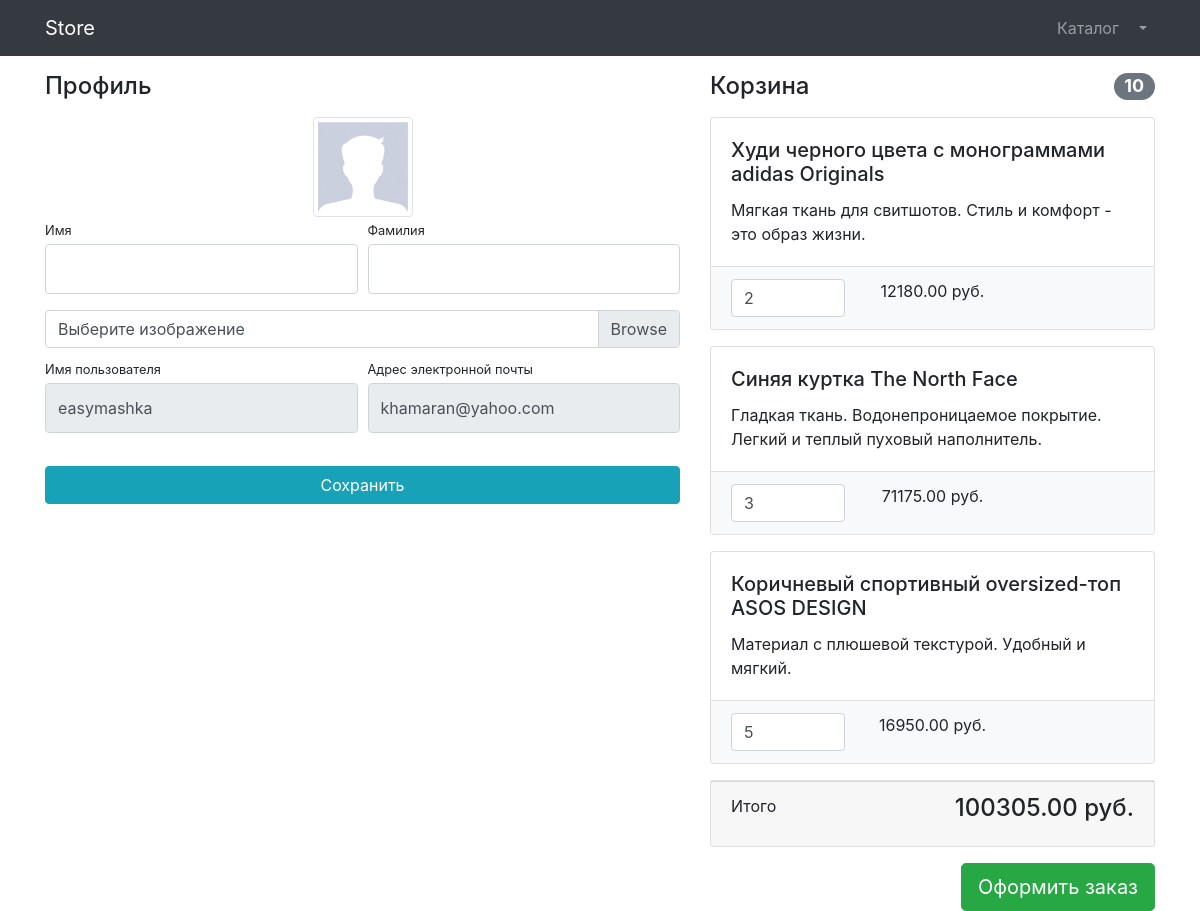
/users/profile/ (signed in), run on the app's committed database.
### users/models.py (models this page shows)
class User(AbstractUser):
    image = models.ImageField(upload_to='users_images', null=True, blank=True)

### products/models.py (models this page shows, shortened)
class Basket(models.Model):
    user = models.ForeignKey(to=User, on_delete=models.CASCADE)
    product = models.ForeignKey(to=Product, on_delete=models.CASCADE)
    quantity = models.PositiveSmallIntegerField(default=0)
    created_timestamp = models.DateTimeField(auto_now_add=True)
    objects = BasketQuerySet.as_manager()
    def sum(self):
        return self.product.price * self.quantity

class Product(models.Model):
    name = models.CharField(max_length=256, unique=True)
    description = models.TextField()
    price = models.DecimalField(max_digits=10, decimal_places=2)
    quantity = models.PositiveIntegerField(default=0)
    image = models.ImageField(upload_to='products_images')
    category = models.ForeignKey(ProductCategory, on_delete=models.CASCADE)
    class Meta:
        verbose_name = 'Product'
        verbose_name_plural = 'Products'

### users/views.py (the view)
# urls.py: path('profile/', profile, name='profile'),
@login_required
def profile(request):
    if request.method == 'POST':
        form = UserProfileFrom(instance=request.user, data=request.POST, files=request.FILES)
        if form.is_valid():
            form.save()
            messages.success(request, 'Изменения сохранены!')
            return HttpResponseRedirect(reverse('users:profile'))
        else:
            print(form.errors)
    else:
        form = UserProfileFrom(instance=request.user)
    context = {
        'title': 'Store - Профиль',
        'form': form,
        'baskets': Basket.objects.filter(user=request.user),
        }
    return render(request, 'users/profile.html', context)

### users/forms.py
class UserProfileFrom(UserChangeForm):
    first_name = forms.CharField(widget=forms.TextInput(attrs={
        'class': 'form-control py-4'}))
    last_name = forms.CharField(widget=forms.TextInput(attrs={
        'class': 'form-control py-4'}))
    username = forms.CharField(widget=forms.TextInput(attrs={
        'class': 'form-control py-4', 'readonly': True}))
    email = forms.CharField(widget=forms.EmailInput(attrs={
        'class': 'form-control py-4', 'readonly': True}))
    image = forms.ImageField(widget=forms.FileInput(attrs={
        'class': 'custom-file-input'}), required=False)
    class Meta:
        model = User
        fields = ('first_name', 'last_name', 'image', 'username', 'email')

### products/models.py (called while the page is built)
    def total_sum(self):
        return sum(basket.sum() for basket in self)

    def total_quantity(self):
        return sum(basket.quantity for basket in self)

### users/templates/users/profile.html (shortened to what this page needs)
{% extends 'products/base.html' %}
{% load static %}
{% block css %}
    <link href="{% static 'vendor/css/profile.css' %}" rel="stylesheet">
{% endblock %}
{% block content %}
<div class="container">
    <div class="row">
        <div class="col-lg-7">
            <h4 class="mt-3 mb-3">Профиль</h4>
            <div class="col-lg-12 text-center">
                <img width="100" height="100"
                     src="{% if user.image %} {{ user.image.url }} {% else %} {% static 'vendor/img/users/default_avatar.jpg' %} {% endif %}"
                     class="img-thumbnail">
            </div>
            <form action="{% url 'users:profile' %}" method="post" enctype="multipart/form-data">
                <div class="form-row">
                    <div class="col-lg-6">
                        <div class="form-group">
                            <label class="small mb-1" for="{{ form.first_name.id_for_label}}">Имя</label>
                            {{ form.first_name}}
                        </div>
                    </div>
                    <div class="col-lg-6">
                        <div class="form-group">
                            <label class="small mb-1" for="{{ form.last_name.id_for_label}}">Фамилия</label>
                            {{ form.last_name}}
                        </div>
                    </div>
                </div>
                <div class="form-row mb-2">
                    <div class="col-lg-12">
                        <div class="custom-file">
                            <label class="custom-file-label" for="{{ form.image.id_for_label}}">Выберите изображение</label>
                        </div>
                    </div>
                </div>
                <div class="form-row">
                    <div class="col-lg-6">
                        <label class="small mb-1" for="{{ form.username.id_for_label}}">Имя пользователя</label>
                        {{ form.username }}
                    </div>
                    <div class="col-lg-6">
                        <label class="small mb-1" for="{{ form.email.id_for_label}}">Адрес электронной
                            почты</label>
                        {{ form.email }}
                    </div>
                </div>
                <div class="form-row">
                    <div class="col-lg-12" style="margin-top: 33px;">
                        <input class="btn btn-info btn-block" type="submit" value="Сохранить">
                    </div>
                </div>
            </form>
        </div>
        <div class="col-lg-5">
            {% include 'products/baskets.html' %}
        </div>
    </div>
</div>
{% endblock %}

### products/templates/products/baskets.html (shortened to what this page needs)
{% if baskets %}
    <h4 class="mt-3 mb-3 d-flex justify-content-between align-items-center mb-3">
        Корзина <span class="badge badge-secondary badge-pill">{{ baskets.total_quantity }}</span>
    </h4>
    {% for basket in baskets %}
        <div class="card mb-3">
            <div class="card-body">
                <h5 class="card-title">{{ basket.product.name }}</h5>
                <p class="card-text">{{ basket.product.description}}</p>
            </div>
            <ul class="list-group list-group-flush">
                <li class="list-group-item bg-light">
                    <div class="row text-center">
                        <div class="col-lg-4">
                            <input name="basketID" type="number" class="form-control"
                                value="{{ basket.quantity }}" min="0">
                        </div>
                        <div class="col-lg-4">{{ basket.sum }} руб.</div>
                        <div class="col-lg-4">
                        </div>
                    </div>
                </li>
            </ul>
        </div>
    {% endfor %}
    <div class="card mb-3">
        <div class="card-footer">
            <p class="float-left">Итого</p>
            <h4 class="float-right">{{ baskets.total_sum }} руб.</h4>
        </div>
    </div>
    <a class="btn btn-success btn-lg float-right" href="../orders/order-create.html">
        Оформить заказ
    </a>
{% else %}
    <h4 class="mt-3 mb-3 text-center">
        Корзина пуста
    </h4>
{% endif %}

### data on the page
User: username "easymashka", email "khamaran@yahoo.com"
Basket: total_quantity "10", product.name "Худи черного цвета c монограммами adidas Originals", product.description "Мягкая ткань для свитшотов. Стиль и комфорт - это образ жизни.", basketID "2", sum "12180.00", total_sum "100305.00"
Basket: product.name "Синяя куртка The North Face", product.description "Гладкая ткань. Водонепроницаемое покрытие. Легкий и теплый пуховый наполнитель.", basketID "3", sum "71175.00"
Basket: product.name "Коричневый спортивный oversized-топ ASOS DESIGN", product.description "Материал c плюшевой текстурой. Удобный и мягкий.", basketID "5", sum "16950.00"
